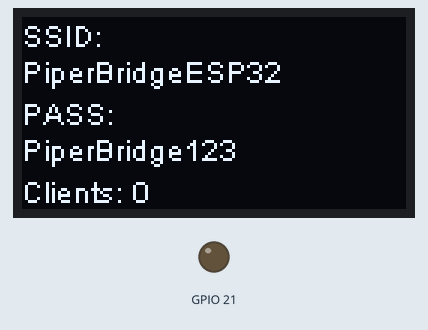
The sketch below on a simulated ESP32. On the bench: 128×64 one-colour display, output pins drawn as LEDs (lit = HIGH). What the sketch prints to the serial monitor is not drawn.

Above: at 1.2 s.

The sketch:

ESP32_Piper_WiFi_AP.ino
```cpp
#include <WiFi.h>
#include "HT_SSD1306Wire.h"

// WiFi AP settings
const char *ssid = "PiperBridgeESP32";
const char *password = "PiperBridge123";

// ESP32 AP network
IPAddress local_IP(192, 168, 4, 1);
IPAddress gateway(192, 168, 4, 1);
IPAddress subnet(255, 255, 255, 0);

// Heltec OLED
SSD1306Wire oled(
  0x3c,
  500000,
  SDA_OLED,
  SCL_OLED,
  GEOMETRY_128_64,
  RST_OLED);

unsigned long lastUpdate = 0;
void showOLED() {
  oled.clear();

  int clients = WiFi.softAPgetStationNum();

  oled.drawString(0, 0, "SSID:");
  oled.drawString(0, 12, String(ssid));

  oled.drawString(0, 26, "PASS:");
  oled.drawString(0, 38, String(password));

  oled.drawString(0, 52, "Clients: " + String(clients));

  oled.display();
}

void printStatus() {
  Serial.println("========== ESP32 Piper WiFi AP ==========");
  Serial.print("SSID: ");
  Serial.println(ssid);

  Serial.print("Password: ");
  Serial.println(password);

  Serial.print("AP IP: ");
  Serial.println(WiFi.softAPIP());

  Serial.print("Connected stations: ");
  Serial.println(WiFi.softAPgetStationNum());

  Serial.println("=========================================");
}

void setup() {
  Serial.begin(115200);
  delay(1000);

  // Power OLED on Heltec boards
  pinMode(Vext, OUTPUT);
  digitalWrite(Vext, LOW);
  delay(100);

  oled.init();
  oled.clear();
  oled.drawString(0, 0, "Starting AP...");
  oled.display();

  Serial.println();
  Serial.println("Starting ESP32 Piper WiFi AP...");

  WiFi.mode(WIFI_AP);
  WiFi.setSleep(false);

  bool config_ok = WiFi.softAPConfig(local_IP, gateway, subnet);
  Serial.print("AP config: ");
  Serial.println(config_ok ? "OK" : "FAILED");

  // channel 6, hidden = false, max clients = 4
  bool ap_ok = WiFi.softAP(ssid, password, 6, false, 4);
  Serial.print("AP start: ");
  Serial.println(ap_ok ? "OK" : "FAILED");

  printStatus();
  showOLED();
}

void loop() {
  if (millis() - lastUpdate > 2000) {
    lastUpdate = millis();

    printStatus();
    showOLED();
  }
}
```
